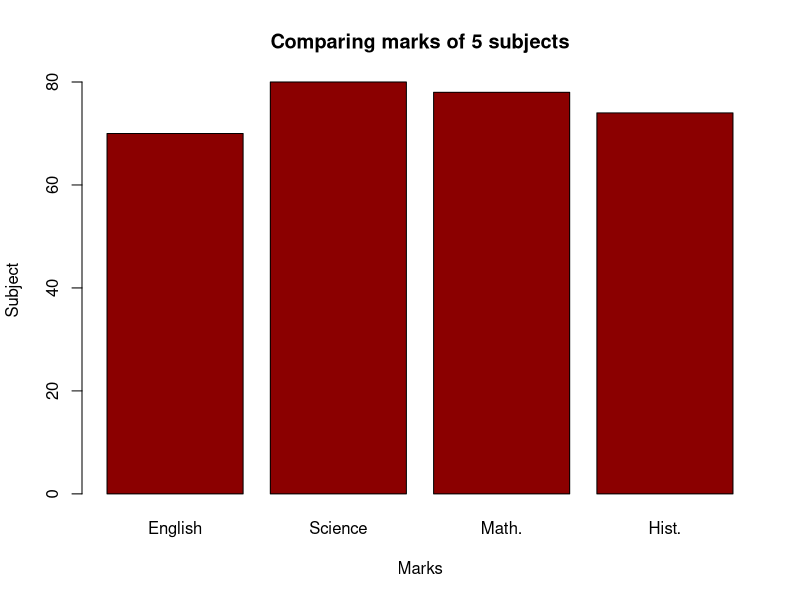

Generate this figure with R:
#Write an R program to create a simple bar plot of five subject’s marks.
marks = c(70, 80, 78, 74)
barplot(marks,
main = "Comparing marks of 5 subjects",
xlab = "Marks",
ylab = "Subject",
names.arg = c("English", "Science", "Math.", "Hist."),
col = "darkred",
horiz = FALSE)